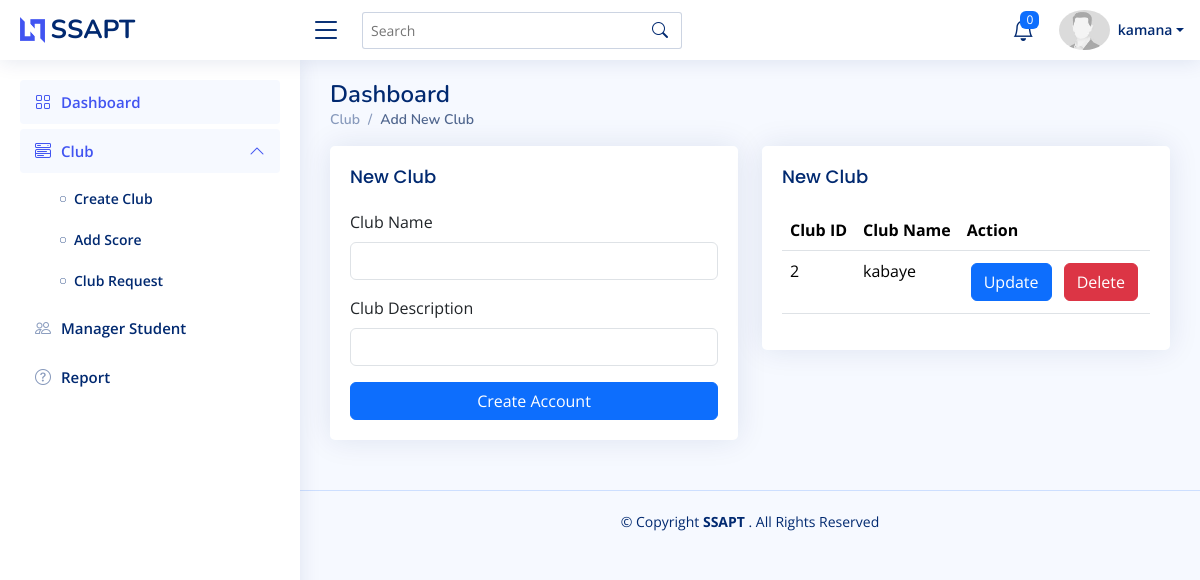
The page /Dashboard/Teacher/club.php (signed in) on the database its author committed.
### tables this page shows
CREATE TABLE `teacher` (
  `id` int(11) NOT NULL,
  `name` varchar(255) NOT NULL,
  `email` varchar(255) NOT NULL,
  `role` varchar(255) NOT NULL,
  `password` varchar(255) NOT NULL,
  `image` varchar(255) NOT NULL
);

CREATE TABLE `clubs` (
  `id` int(11) NOT NULL,
  `name` varchar(100) NOT NULL,
  `description` text DEFAULT NULL,
  `created_by` varchar(255) NOT NULL
);

### Dashboard/Teacher/club.php (the view, shortened to what this page needs)
<!DOCTYPE html>
<html lang="en">
<head>
  <link href="../../assets/vendor/bootstrap/css/bootstrap.min.css" rel="stylesheet">
  <link href="../../assets/vendor/bootstrap-icons/bootstrap-icons.css" rel="stylesheet">
  <link href="../../assets/css/style.css" rel="stylesheet">
</head>
<body>
 <?php
    include ("components/header.php");
    ?>
  <main id="main" class="main">
    <div class="pagetitle">
      <h1>Dashboard</h1>
      <nav>
        <ol class="breadcrumb">
          <li class="breadcrumb-item"><a href="manager_student.php">Club</a></li>
          <li class="breadcrumb-item active">Add New Club</li>
        </ol>
      </nav>
    </div>
    <section class="section dashboard">
      <div class="row">
        <div class="col-lg-6">
            <div class="card">
              <div class="card-body">
                <h5 class="card-title">New Club</h5>
                <form class="row g-3 needs-validation" novalidate method="POST">
                    <div class="col-12">
                      <label for="yourName" class="form-label">Club Name</label>
                      <input type="text" name="name" class="form-control" id="yourName" required>
                    </div>
                    <div class="col-12">
                      <label for="yourEmail" class="form-label">Club Description</label>
                      <input type="text" name="description" class="form-control" id="yourEmail" required>
                    </div>
                    <div class="col-12">
                      <button class="btn btn-primary w-100" type="submit" name="create">Create Account</button>
                    </div>
                </form>
              </div>
            </div>
        </div>
          <div class="col-lg-6 col-md-6">
          <div class="card">
                <div class="card-body">
                  <h5 class="card-title">New Club</h5>
                <div class="table">
                  <table class="table">
                    <tr>
                      <th>Club ID</th>
                      <th>Club Name</th>
                      <th>Action</th>
                    </tr>
                    <?php
                      $conn = mysqli_connect("localhost","root","","school");
                      $select ="SELECT * FROM `clubs`";
                      $query = mysqli_query($conn,$select);
                      while($row = mysqli_fetch_assoc($query)){
                      ?>
                    <tr>
                      <td><?php echo $row['id'];?></td>
                      <td><?php echo $row['name'];?></td>
                      <td>
                        <a href="?user_id=<?php echo $row['id'];?>" class="btn btn-primary m-1" data-bs-toggle="modal" data-bs-target="#basicModal">Update</a>
                        <a href="delete_club.php?delete_id=<?php echo $row['id'];?>" class="btn btn-danger m-1">Delete</a>
                      </td>
                    </tr>
                    <?php }?>
                  </table>
                </div>
                </div>
              </div>
          </div>
    </section>
  </main>
  <footer id="footer" class="footer">
    <div class="copyright">
      &copy; Copyright <strong><span>SSAPT  </span></strong>. All Rights Reserved
    </div>
  </footer>
</body>
</html>

### Dashboard/Teacher/components/header.php (shortened to what this page needs)
<header id="header" class="header fixed-top d-flex align-items-center">
<div class="d-flex align-items-center justify-content-between">
  <a href="index.html" class="logo d-flex align-items-center">
    <img src="../../assets/img/logo.png" alt="">
    <span class="d-none d-lg-block">SSAPT</span>
  </a>
  <i class="bi bi-list toggle-sidebar-btn"></i>
</div>
<div class="search-bar">
  <form class="search-form d-flex align-items-center" method="POST" action="#">
    <input type="text" name="query" placeholder="Search" title="Enter search keyword">
    <button type="submit" title="Search"><i class="bi bi-search"></i></button>
  </form>
</div>
<nav class="header-nav ms-auto">
  <ul class="d-flex align-items-center">
    <li class="nav-item dropdown">
<a class="nav-link nav-icon" href="#" data-bs-toggle="dropdown">
  <i class="bi bi-bell"></i>
  <?php
      $conn = mysqli_connect("localhost","root","","school");
      $select ="SELECT COUNT(*)AS notify FROM `notifications` WHERE `target_role`='teacher' ";
      $query = mysqli_query($conn,$select);
      while($row = mysqli_fetch_assoc($query)){
      ?>
  <span class="badge bg-primary badge-number"><?php echo $row['notify'];?></span>
</a>
 <?php }?>
</li>
    <li class="nav-item dropdown pe-3">
    <?php
            $conn = mysqli_connect("localhost","root","","school");
            $userid = $_SESSION['users'];
            $select ="SELECT * FROM `teacher` WHERE `email` ='$userid'";
            $query = mysqli_query($conn,$select);
            while($row = mysqli_fetch_assoc($query)){
            ?>
      <a class="nav-link nav-profile d-flex align-items-center pe-0" href="#" data-bs-toggle="dropdown">
        <img src="../../assets/img/profile-img.jpeg" alt="Profile" class="rounded-circle">
        <span class="d-none d-md-block dropdown-toggle ps-2"><?php echo $row['name'];?></span>
      </a>
           <?php }?>
    </li>
  </ul>
</nav>
</header>
<aside id="sidebar" class="sidebar">
<ul class="sidebar-nav" id="sidebar-nav">
  <li class="nav-item">
    <a class="nav-link " href="index.php">
      <i class="bi bi-grid"></i>
      <span>Dashboard</span>
    </a>
  </li>
  <li class="nav-item">
        <a class="nav-link" data-bs-target="#components-nav" data-bs-toggle="collapse" href="#" aria-expanded="true">
          <i class="bi bi-menu-button-wide"></i><span>Club</span><i class="bi bi-chevron-down ms-auto"></i>
        </a>
        <ul id="components-nav" class="nav-content collapse show" data-bs-parent="#sidebar-nav" style="">
          <li>
            <a href="club.php">
              <i class="bi bi-circle"></i><span>Create Club</span>
            </a>
          </li>
          <li>
            <a href="add_score.php">
              <i class="bi bi-circle"></i><span>Add Score</span>
            </a>
          </li>
          <li>
            <a href="coming.php">
              <i class="bi bi-circle"></i><span>Club Request</span>
            </a>
          </li>
        </ul>
      </li>
  <li class="nav-item">
    <a class="nav-link collapsed" href="manager_student.php">
      <i class="bi bi-people"></i>
      <span>Manager Student</span>
    </a>
  </li>
  <li class="nav-item">
    <a class="nav-link collapsed" href="report.php">
      <i class="bi bi-question-circle"></i>
      <span>Report</span>
    </a>
  </li>
</ul>
</aside>

### assets/css/style.css (style rules this page uses)
:root { scroll-behavior: smooth; }
body { font-family: "Open Sans", sans-serif; background: #f6f9ff; color: #444444; }
a { color: #4154f1; text-decoration: none; }
h1, h2, h3, h4, h5, h6 { font-family: "Nunito", sans-serif; }
#main { margin-top: 60px; padding: 20px 30px; transition: all 0.3s; }
.pagetitle { margin-bottom: 10px; }
.pagetitle h1 { font-size: 24px; margin-bottom: 0; font-weight: 600; color: #012970; }
.card { margin-bottom: 30px; border: none; border-radius: 5px; box-shadow: 0px 0 30px rgba(1, 41, 112, 0.1); }
.card-title { padding: 20px 0 15px 0; font-size: 18px; font-weight: 500; color: #012970; font-family: "Poppins", sans-serif; }
.card-body { padding: 0 20px 20px 20px; }
.breadcrumb { font-size: 14px; font-family: "Nunito", sans-serif; color: #899bbd; font-weight: 600; }
.breadcrumb a { color: #899bbd; transition: 0.3s; }
.breadcrumb .breadcrumb-item::before { color: #899bbd; }
.breadcrumb .active { color: #51678f; font-weight: 600; }
.logo { line-height: 1; }
@media (min-width: 1200px) { .logo { width: 280px; } }
.logo img { max-height: 26px; margin-right: 6px; }
.logo span { font-size: 26px; font-weight: 700; color: #012970; font-family: "Nunito", sans-serif; }
.header { transition: all 0.5s; z-index: 997; height: 60px; box-shadow: 0px 2px 20px rgba(1, 41, 112, 0.1); background-color: #fff; padding-left: 20px; }
.header .toggle-sidebar-btn { font-size: 32px; padding-left: 10px; cursor: pointer; color: #012970; }
.header .search-bar { min-width: 360px; padding: 0 20px; }
.header .search-form { width: 100%; }
.header .search-form input { border: 0; font-size: 14px; color: #012970; border: 1px solid rgba(1, 41, 112, 0.2); padding: 7px 38px 7px 8px; border-radius: 3px; transition: 0.3s; width: 100%; }
.header .search-form button { border: 0; padding: 0; margin-left: -30px; background: none; }
.header .search-form button i { color: #012970; }
.header-nav ul { list-style: none; }
.header-nav>ul { margin: 0; padding: 0; }
.header-nav .nav-icon { font-size: 22px; color: #012970; margin-right: 25px; position: relative; }
.header-nav .nav-profile { color: #012970; }
.header-nav .nav-profile img { max-height: 40px; }
.header-nav .nav-profile span { font-size: 14px; font-weight: 600; }
.header-nav .badge-number { position: absolute; inset: -2px -5px auto auto; font-weight: normal; font-size: 12px; padding: 3px 6px; }
.sidebar { position: fixed; top: 60px; left: 0; bottom: 0; width: 300px; z-index: 996; transition: all 0.3s; padding: 20px; overflow-y: auto; scrollbar-width: thin; scrollbar-color: #aab7cf transparent; box-shadow: 0px 0px 20px rgba(1, 41, 112, 0.1); background-color: #fff; }
@media (min-width: 1200px) { #main, #footer { margin-left: 300px; } }
.sidebar-nav { padding: 0; margin: 0; list-style: none; }
.sidebar-nav li { padding: 0; margin: 0; list-style: none; }
.sidebar-nav .nav-item { margin-bottom: 5px; }
.sidebar-nav .nav-link { display: flex; align-items: center; font-size: 15px; font-weight: 600; color: #4154f1; transition: 0.3; background: #f6f9ff; padding: 10px 15px; border-radius: 4px; }
.sidebar-nav .nav-link i { font-size: 16px; margin-right: 10px; color: #4154f1; }
.sidebar-nav .nav-link.collapsed { color: #012970; background: #fff; }
.sidebar-nav .nav-link.collapsed i { color: #899bbd; }
.sidebar-nav .nav-link .bi-chevron-down { margin-right: 0; transition: transform 0.2s ease-in-out; }
.sidebar-nav .nav-link:not(.collapsed) .bi-chevron-down { transform: rotate(180deg); }
.sidebar-nav .nav-content { padding: 5px 0 0 0; margin: 0; list-style: none; }
.sidebar-nav .nav-content a { display: flex; align-items: center; font-size: 14px; font-weight: 600; color: #012970; transition: 0.3; padding: 10px 0 10px 40px; transition: 0.3s; }
.sidebar-nav .nav-content a i { font-size: 6px; margin-right: 8px; line-height: 0; border-radius: 50%; }
.footer { padding: 20px 0; font-size: 14px; transition: all 0.3s; border-top: 1px solid #cddfff; }
.footer .copyright { text-align: center; color: #012970; }

### rows shown on the page
teacher: name "kamana"
clubs: id "2", name "kabaye"

### other values the page prints
$row['notify'] "0"
